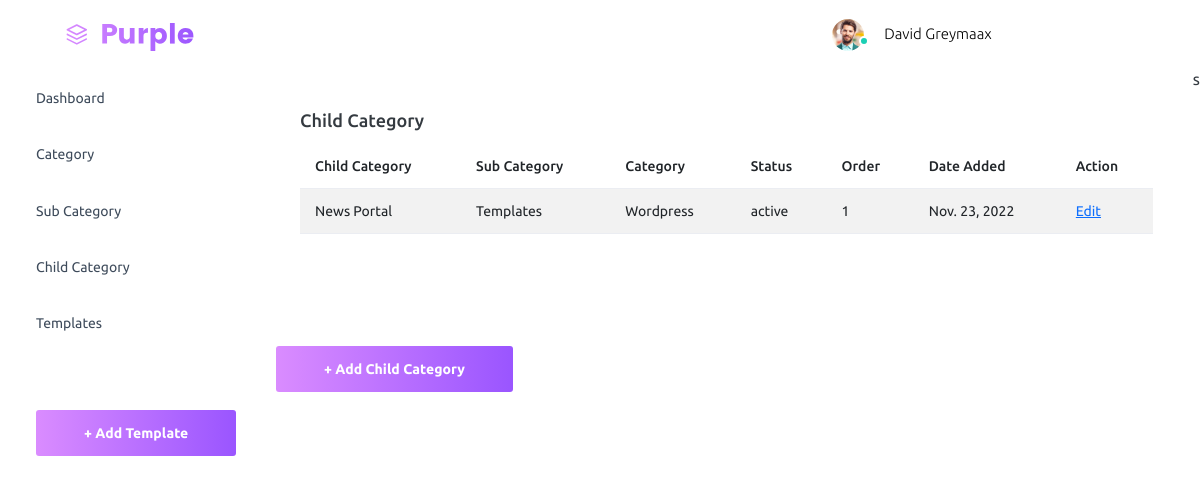
/adminpanel/child_category/, run on an earlier commit of the app's database.
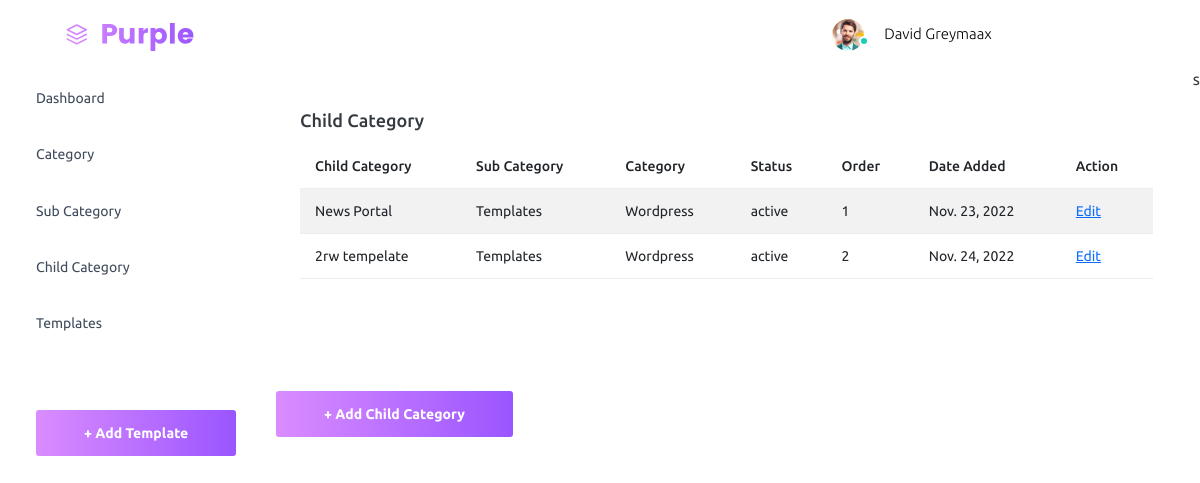
And on a later commit of the database.
### adminpanel/models.py (models this page shows, shortened)
class ChildCategory(models.Model):
    sub_category = models.ForeignKey(SubCategory, on_delete=models.CASCADE)
    child_category = models.CharField(max_length=100)
    order = models.IntegerField(null=True)
    status = models.IntegerField(null=True, default='1')
    created = models.DateTimeField(auto_now_add=True, null=True)

class SubCategory(models.Model):
    category = models.ForeignKey(Category, on_delete=models.CASCADE)
    sub_category = models.CharField(max_length=100,unique=True)
    order = models.IntegerField(null=True)
    status = models.IntegerField(null=True, default='1')
    created = models.DateTimeField(auto_now_add=True, null=True)
    def __str__(self):
        return self.sub_category

class Category(models.Model):
    category = models.CharField(max_length=100,unique=True)
    category_image = models.ImageField(null=True, upload_to='category_images/')
    order = models.IntegerField(null=True)
    status = models.IntegerField(null=True, default='1')
    created = models.DateTimeField(auto_now_add=True, null=True)
    def __str__(self):
        return self.category

### adminpanel/views.py (the view)
# urls.py: path('child_category/', views.child_category, name='child_category'),
def child_category(request):
    child_category = ChildCategory.objects.all()
    context = {
        'child_category': child_category
    }
    return render(request, 'admin/child_category.html', context)

### templates/admin/child_category.html
{% load static %}
{% include 'admin/nav.html' %}
<div class="main-panel">
    <div class="col-lg-12 grid-margin stretch-card">
        <div class="card">
            <div class="card-body">
                <h4 class="card-title">Child Category</h4>
                <table class="table table-striped">
                    <thead>
                        <tr>
                            <th> Child Category</th>
                            <th> Sub Category</th>
                            <th> Category</th>
                            <th> Status </th>
                            <th> Order</th>
                            <th>Date Added</th>
                            <th>Action</th>
                        </tr>
                    </thead>
                    <tbody>
                        {% for child_category in child_category %}
                        <tr>
                            <td>{{child_category.child_category}}</td>
                            <td>{{child_category.sub_category}} </td>
                            <td>{{child_category.sub_category.category}}</td>
                            <td>
                                {% if child_category.status == 0 %}
                                inactive
                                {% else %}
                                active
                                {% endif %}
                            </td>
                            <td> {{child_category.order}}</td>
                            <td>{{child_category.created.date}}</td>
                            <td><a href=""> Edit</a></td>
                        </tr>
                        {% endfor %}
                    </tbody>
                </table>
            </div>
        </div>
    </div>
    <span class="nav-link">
        <a href="{% url 'add_child_category' %}">
            <button class="btn btn-block btn-lg btn-gradient-primary mt-4">+ Add Child Category</button>
        </a>
    </span>
</div>
{% include 'admin/footer.html' %}s

What changed in the data, as far as the page shows it:
added ChildCategory: child_category "2rw tempelate", sub_category "Templates", sub_category.category "Wordpress", status "active", order "2", created "Nov. 24, 2022"
